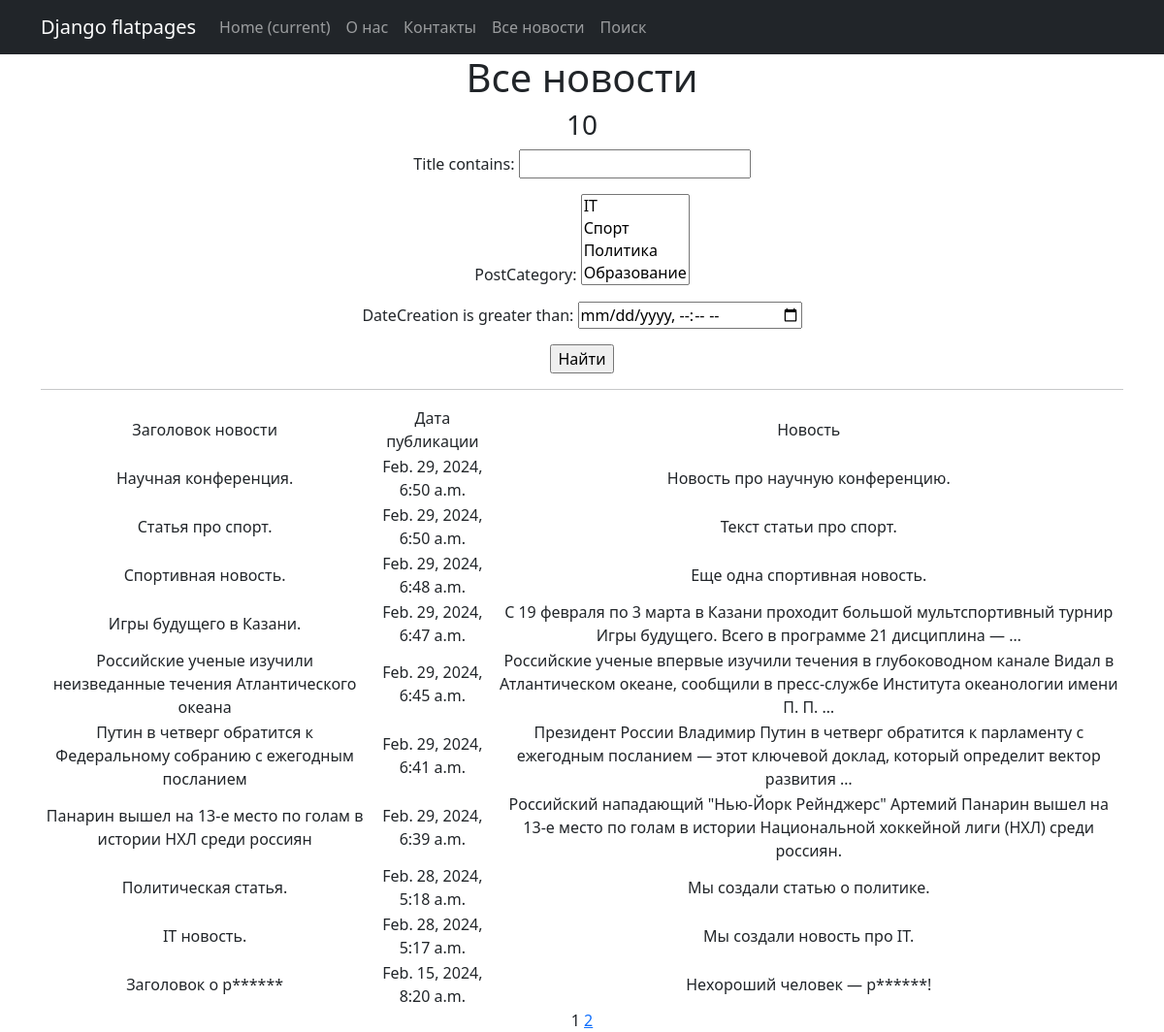
Page /news/search/ on the earlier database version.
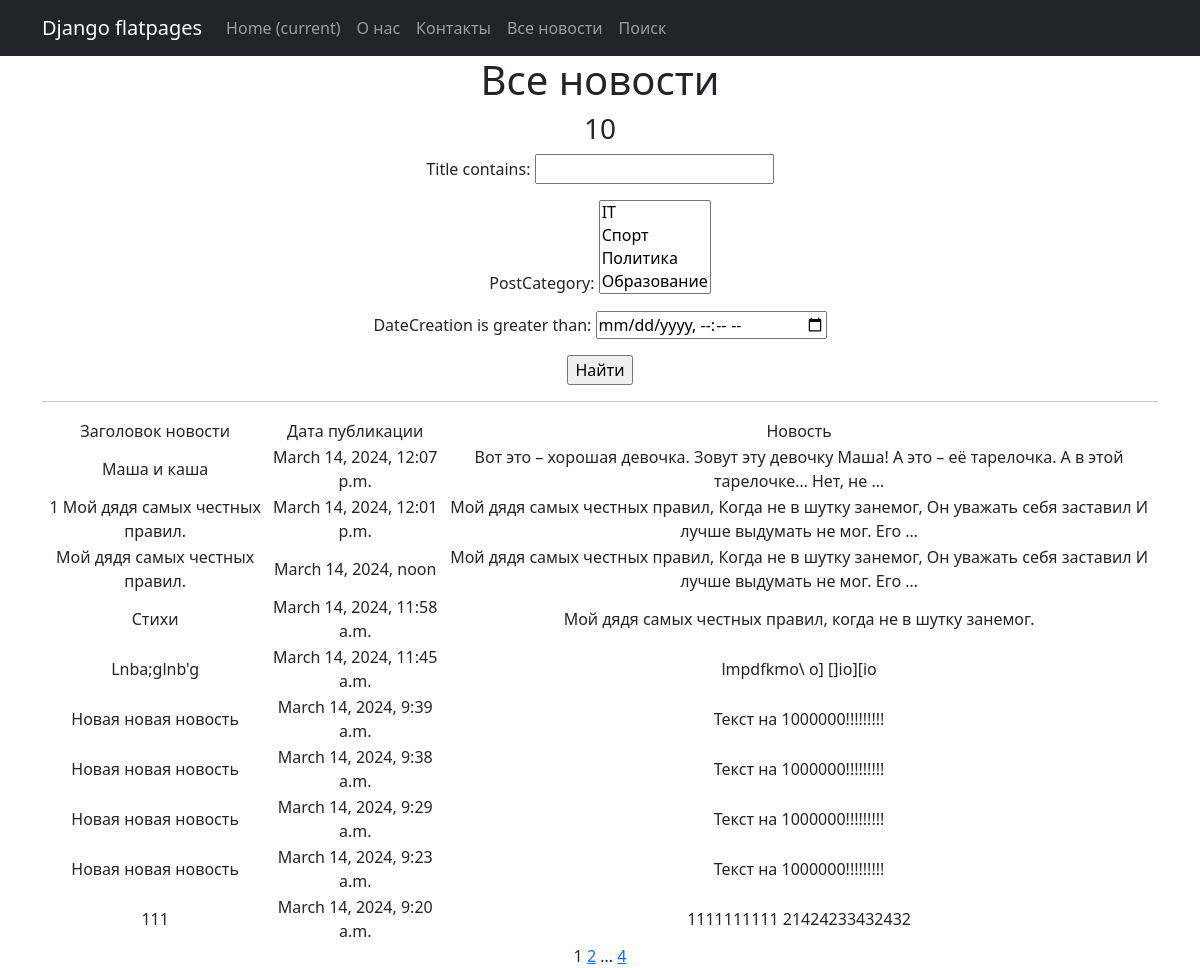
Same page on the later database version.
### news/models.py (models this page shows, shortened)
class Post(models.Model):
    author = models.ForeignKey(Author, on_delete=models.CASCADE)
    NEWS = 'NW'
    ARTICLE = 'AR'
    CATEGORY_CHOICES = (
        (NEWS, 'Новость'),
        (ARTICLE, 'Статья'),
    )
    categoryType = models.CharField(max_length=2, choices=CATEGORY_CHOICES, default=ARTICLE)
    dateCreation = models.DateTimeField(auto_now_add=True)
    postCategory = models.ManyToManyField(Category, through='PostCategory')
    title = models.CharField(max_length=128)
    text = models.TextField()
    rating = models.SmallIntegerField(default=0)
    def __str__(self):
        return f'{self.title}: {self.text[:20]}'

### news/views.py (the view)
# urls.py: path('news/search/', SearchPostsList.as_view(), name='search'),
class SearchPostsList(PostsList):
    template_name = 'search.html'
    def get_queryset(self):
        queryset = super().get_queryset()
        self.filterset = PostFilter(self.request.GET, queryset)
        return self.filterset.qs

### news/models.py (called while the page is built)
    def __str__(self):
        return self.name

### news/templatetags/custom_filters.py (called while the page is built)
@register.filter()
def censor(text):
    if not (isinstance(text, str)):
        raise StrException('Variable is not a string')
    for key in CENSOR_WORDS:
        text = text.replace(key, CENSOR_WORDS[key])
    return text

### news/templatetags/custom_tags.py (called while the page is built)
@register.simple_tag(takes_context=True)
def url_replace(context, **kwargs):
    d = context['request'].GET.copy()
    for k, v in kwargs.items():
        d[k] = v
    return d.urlencode()

### news/views.py (called while the page is built)
    def get_queryset(self):
        queryset = super().get_queryset()
        self.filterset = PostFilter(self.request.GET, queryset)
        return self.filterset.qs

    def get_context_data(self, **kwargs):
        context = super().get_context_data(**kwargs)
        context['time_now'] = datetime.utcnow()
        context['next_sale'] = None
        context['filterset'] = self.filterset
        pprint(context)
        return context

### templates/search.html (shortened to what this page needs)
{% extends 'flatpages/default.html' %}
{% load custom_filters %}!
{% load custom_tags %}
{% block content %}
   <h1>Все новости</h1>
   <h3>{{ news|length }}</h3>
    <form action="" method="get">
        {{ filterset.form.as_p }}
       <input type="submit" value="Найти" />
   </form>
   <hr>
    {% if news %}
        <table>
            <tr>
                <td>Заголовок новости</td>
                <td>Дата публикации</td>
                <td>Новость</td>
            </tr>
            {% for post in news %}
            <tr>
                <td>{{ post.title|censor }}</td>
                <td>{{ post.dateCreation }}</td>
                <td>{{ post.text|truncatewords:20|censor }}</td>
                <td>
                </td>
            </tr>
            {% endfor %}
        </table>
    {% else %}
        <h2>Новостей нет!</h2>
    {% endif %}
   {{ page_obj.number }}
   {% if page_obj.has_next %}
       <a href="?{% url_replace page=page_obj.next_page_number %}">{{ page_obj.next_page_number }}</a>
       {% if paginator.num_pages != page_obj.next_page_number %}
           ...
           <a href="?{% url_replace page=page_obj.paginator.num_pages %}">{{ page_obj.paginator.num_pages }}</a>
       {% endif %}
   {% endif %}
{% endblock content %}

Differences in the rows shown:
no longer on this page (row unchanged): Post: title|censor "Научная конференция.", dateCreation "Feb. 29, 2024, 6:50 a.m.", text|censor "Новость про научную конференцию."
no longer on this page (row unchanged): Post: title|censor "Статья про спорт.", dateCreation "Feb. 29, 2024, 6:50 a.m.", text|censor "Текст статьи про спорт."
no longer on this page (row unchanged): Post: title|censor "Спортивная новость.", dateCreation "Feb. 29, 2024, 6:48 a.m.", text|censor "Еще одна спортивная новость."
no longer on this page (row unchanged): Post: title|censor "Игры будущего в Казани.", dateCreation "Feb. 29, 2024, 6:47 a.m.", text|censor "С 19 февраля по 3 марта в Казани проходит большой мультспортивный турнир Игры будущего. Всего в программе 21 дисциплина — …"
no longer on this page (row unchanged): Post: title|censor "Российские ученые изучили неизведанные течения Атлантического океана", dateCreation "Feb. 29, 2024, 6:45 a.m.", text|censor "Российские ученые впервые изучили течения в глубоководном канале Видал в Атлантическом океане, сообщили в пресс-службе Института океанологии имени П. П. …"
no longer on this page (row unchanged): Post: title|censor "Путин в четверг обратится к Федеральному собранию с ежегодным посланием", dateCreation "Feb. 29, 2024, 6:41 a.m.", text|censor "Президент России Владимир Путин в четверг обратится к парламенту с ежегодным посланием — этот ключевой доклад, который определит вектор развития …"
no longer on this page (row unchanged): Post: title|censor "Панарин вышел на 13-е место по голам в истории НХЛ среди россиян", dateCreation "Feb. 29, 2024, 6:39 a.m.", text|censor "Российский нападающий \"Нью-Йорк Рейнджерс\" Артемий Панарин вышел на 13-е место по голам в истории Национальной хоккейной лиги (НХЛ) среди россиян."
no longer on this page (row unchanged): Post: title|censor "Политическая статья.", dateCreation "Feb. 28, 2024, 5:18 a.m.", text|censor "Мы создали статью о политике."
no longer on this page (row unchanged): Post: title|censor "IT новость.", dateCreation "Feb. 28, 2024, 5:17 a.m.", text|censor "Мы создали новость про IT."
no longer on this page (row unchanged): Post: title|censor "Заголовок о р******", dateCreation "Feb. 15, 2024, 8:20 a.m.", text|censor "Нехороший человек — р******!"
added Post: title|censor "Маша и каша", dateCreation "March 14, 2024, 12:07 p.m.", text|censor "Вот это – хорошая девочка. Зовут эту девочку Маша! А это – её тарелочка. А в этой тарелочке… Нет, не …"
added Post: title|censor "1 Мой дядя самых честных правил.", dateCreation "March 14, 2024, 12:01 p.m.", text|censor "Мой дядя самых честных правил, Когда не в шутку занемог, Он уважать себя заставил И лучше выдумать не мог. Его …"
added Post: title|censor "Мой дядя самых честных правил.", dateCreation "March 14, 2024, noon", text|censor "Мой дядя самых честных правил, Когда не в шутку занемог, Он уважать себя заставил И лучше выдумать не мог. Его …"
added Post: title|censor "Стихи", dateCreation "March 14, 2024, 11:58 a.m.", text|censor "Мой дядя самых честных правил, когда не в шутку занемог."
added Post: title|censor "Lnba;glnb'g", dateCreation "March 14, 2024, 11:45 a.m.", text|censor "lmpdfkmo\\ o] []io][io"
added Post: title|censor "Новая новая новость", dateCreation "March 14, 2024, 9:39 a.m.", text|censor "Текст на 1000000!!!!!!!!!"
added Post: title|censor "Новая новая новость", dateCreation "March 14, 2024, 9:38 a.m.", text|censor "Текст на 1000000!!!!!!!!!"
added Post: title|censor "Новая новая новость", dateCreation "March 14, 2024, 9:29 a.m.", text|censor "Текст на 1000000!!!!!!!!!"
added Post: title|censor "Новая новая новость", dateCreation "March 14, 2024, 9:23 a.m.", text|censor "Текст на 1000000!!!!!!!!!"
added Post: title|censor "111", dateCreation "March 14, 2024, 9:20 a.m.", text|censor "1111111111 21424233432432"
Other differences:
{{ page_obj.paginator.num_pages }}: (not shown) → "4"
